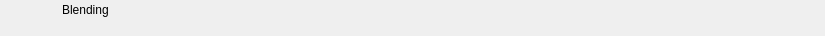
<?xml version="1.0" encoding="UTF-8"?>
<ui version="4.0">
 <class>RundownBlendModeWidget</class>
 <widget class="QWidget" name="RundownBlendModeWidget">
  <property name="geometry">
   <rect>
    <x>0</x>
    <y>0</y>
    <width>825</width>
    <height>36</height>
   </rect>
  </property>
  <layout class="QHBoxLayout" name="horizontalLayout">
   <property name="spacing">
    <number>0</number>
   </property>
   <property name="margin">
    <number>0</number>
   </property>
   <item>
    <widget class="QFrame" name="frameItem">
     <property name="sizePolicy">
      <sizepolicy hsizetype="Preferred" vsizetype="Fixed">
       <horstretch>0</horstretch>
       <verstretch>0</verstretch>
      </sizepolicy>
     </property>
     <property name="minimumSize">
      <size>
       <width>0</width>
       <height>36</height>
      </size>
     </property>
     <widget class="QLabel" name="labelIcon">
      <property name="geometry">
       <rect>
        <x>22</x>
        <y>2</y>
        <width>32</width>
        <height>32</height>
       </rect>
      </property>
      <property name="text">
       <string/>
      </property>
      <property name="pixmap">
       <pixmap resource="../Widgets.qrc">:/Graphics/Images/BlendMode.png</pixmap>
      </property>
      <property name="scaledContents">
       <bool>true</bool>
      </property>
     </widget>
     <widget class="QLabel" name="labelChannel">
      <property name="geometry">
       <rect>
        <x>0</x>
        <y>0</y>
        <width>0</width>
        <height>0</height>
       </rect>
      </property>
      <property name="text">
       <string></string>
      </property>
     </widget>
     <widget class="QLabel" name="labelLabel">
      <property name="geometry">
       <rect>
        <x>62</x>
        <y>2</y>
        <width>5000</width>
        <height>16</height>
       </rect>
      </property>
      <property name="text">
       <string>Blending</string>
      </property>
     </widget>
     <widget class="QLabel" name="labelVideolayer">
      <property name="geometry">
       <rect>
        <x>140</x>
        <y>19</y>
        <width>40</width>
        <height>16</height>
       </rect>
      </property>
      <property name="text">
       <string></string>
      </property>
     </widget>
     <widget class="QLabel" name="labelColor">
      <property name="geometry">
       <rect>
        <x>0</x>
        <y>0</y>
        <width>18</width>
        <height>36</height>
       </rect>
      </property>
      <property name="text">
       <string/>
      </property>
     </widget>
     <widget class="QLabel" name="labelGroupColor">
      <property name="geometry">
       <rect>
        <x>0</x>
        <y>0</y>
        <width>6</width>
        <height>36</height>
       </rect>
      </property>
      <property name="text">
       <string/>
      </property>
     </widget>
     <widget class="QLabel" name="labelDevice">
      <property name="geometry">
       <rect>
        <x>62</x>
        <y>19</y>
        <width>75</width>
        <height>16</height>
       </rect>
      </property>
      <property name="text">
       <string></string>
      </property>
     </widget>
     <widget class="QLabel" name="labelDelay">
      <property name="geometry">
       <rect>
        <x>185</x>
        <y>19</y>
        <width>55</width>
        <height>16</height>
       </rect>
      </property>
      <property name="text">
       <string></string>
      </property>
     </widget>
     <widget class="QLabel" name="labelRemoteTriggerId">
      <property name="geometry">
       <rect>
        <x>245</x>
        <y>19</y>
        <width>70</width>
        <height>16</height>
       </rect>
      </property>
      <property name="text">
       <string></string>
      </property>
     </widget>
    </widget>
   </item>
   <item>
    <widget class="QFrame" name="frameStatus">
     <property name="minimumSize">
      <size>
       <width>77</width>
       <height>0</height>
      </size>
     </property>
     <property name="maximumSize">
      <size>
       <width>77</width>
       <height>16777215</height>
      </size>
     </property>
     <widget class="QLabel" name="labelGpiConnected">
      <property name="geometry">
       <rect>
        <x>1</x>
        <y>2</y>
        <width>32</width>
        <height>32</height>
       </rect>
      </property>
      <property name="minimumSize">
       <size>
        <width>32</width>
        <height>32</height>
       </size>
      </property>
      <property name="maximumSize">
       <size>
        <width>32</width>
        <height>32</height>
       </size>
      </property>
      <property name="lineWidth">
       <number>0</number>
      </property>
      <property name="text">
       <string/>
      </property>
      <property name="pixmap">
       <pixmap resource="../Widgets.qrc">:/Graphics/Images/GpiConnected.png</pixmap>
      </property>
      <property name="scaledContents">
       <bool>true</bool>
      </property>
     </widget>
     <widget class="QLabel" name="labelDisconnected">
      <property name="geometry">
       <rect>
        <x>32</x>
        <y>2</y>
        <width>32</width>
        <height>32</height>
       </rect>
      </property>
      <property name="minimumSize">
       <size>
        <width>32</width>
        <height>32</height>
       </size>
      </property>
      <property name="maximumSize">
       <size>
        <width>32</width>
        <height>32</height>
       </size>
      </property>
      <property name="text">
       <string/>
      </property>
      <property name="pixmap">
       <pixmap resource="../Widgets.qrc">:/Graphics/Images/Disconnected.png</pixmap>
      </property>
      <property name="scaledContents">
       <bool>true</bool>
      </property>
     </widget>
     <widget class="QLabel" name="labelActiveColor">
      <property name="geometry">
       <rect>
        <x>69</x>
        <y>0</y>
        <width>8</width>
        <height>36</height>
       </rect>
      </property>
      <property name="minimumSize">
       <size>
        <width>8</width>
        <height>36</height>
       </size>
      </property>
      <property name="maximumSize">
       <size>
        <width>8</width>
        <height>36</height>
       </size>
      </property>
      <property name="text">
       <string/>
      </property>
     </widget>
    </widget>
   </item>
  </layout>
 </widget>
 <resources>
  <include location="../Widgets.qrc"/>
 </resources>
 <connections/>
 <slots>
  <slot>addToCombo()</slot>
 </slots>
</ui>
